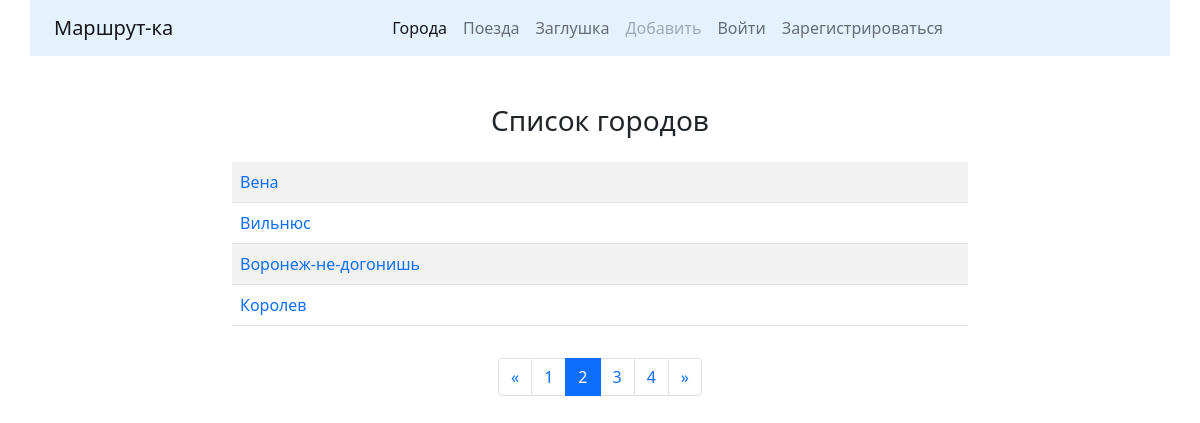
The app's page /cities/?page=2 with its own data.
### cities/models.py (models this page shows, shortened)
class City(models.Model):
    name = models.CharField(max_length=128, unique=True, verbose_name="Город",)
    class Meta:
        verbose_name = "Город"
        verbose_name_plural = "Города"
        ordering = ["name"]  # Сортировка объектов таблицы по имени

### cities/views.py (the view)
# urls.py: path('', CityListView.as_view(), name="cities"),
class CityListView(ListView):
    paginate_by = 4
    model = City
    template_name = "cities/cities.html"
    def get_context_data(self, **kwargs):
        context = super().get_context_data(**kwargs)
        form = CityForm()
        context["form"] = form
        return context

### cities/templates/cities/cities.html (shortened to what this page needs)
{% extends 'main/base.html' %}
{% block content %}
    <h3 align="center">Список городов</h3>
    <div class="row">
        <div class="col-md-8 mx-auto my-3">
            <table class="table table-striped">
                {% for object in page_obj %}
                    <tr>
                        <td><a href="{% url 'cities:detail' pk=object.id %}" style="text-decoration:none">{{object.name}}</a></td>
                        {% if user.is_authenticated %}
                            <td><a href="{% url 'cities:update' pk=object.id %}">
                                <button type="submit" class="btn btn-outline-primary">Редактировать</button></a></td>
                            <td><a href="{% url 'cities:delete' pk=object.id %}">
                                <button type="submit" class="btn btn-outline-danger">Удалить</button></a></td>
                        {% else %}
                            <td>&nbsp;</td>
                            <td>&nbsp;</td>
                        {% endif %}
                    </tr>
                {% endfor %}
            </table>
        </div>
    </div>
    <nav aria-label="Page navigation example">
        <ul class="pagination justify-content-center">
            <li class="page-item">
                {% if page_obj.has_previous %}
                    <a class="page-link" href="?page={{ page_obj.previous_page_number }}" aria-label="Previous">
                        <span aria-hidden="true">&laquo;</span>
                    </a>
                {% endif %}
            </li>
                {% for page in page_obj.paginator.page_range %}
                    <li class="page-item {% if page == page_obj.number %}active{% endif %}">
                        <a class="page-link" href="?page={{page}}">{{page}}</a>
                    </li>
                {% endfor %}
            <li class="page-item">
                {% if page_obj.has_next %}
                    <a class="page-link" href="?page={{ page_obj.next_page_number }}" aria-label="Next">
                        <span aria-hidden="true">&raquo;</span>
                    </a>
                {% endif %}
            </li>
        </ul>
    </nav>
{% endblock %}

### records on screen
City: name "Вена"
City: name "Вильнюс"
City: name "Воронеж-не-догонишь"
City: name "Королев"

### other values on screen
{{ page }} "1" "2" "3" "4"
